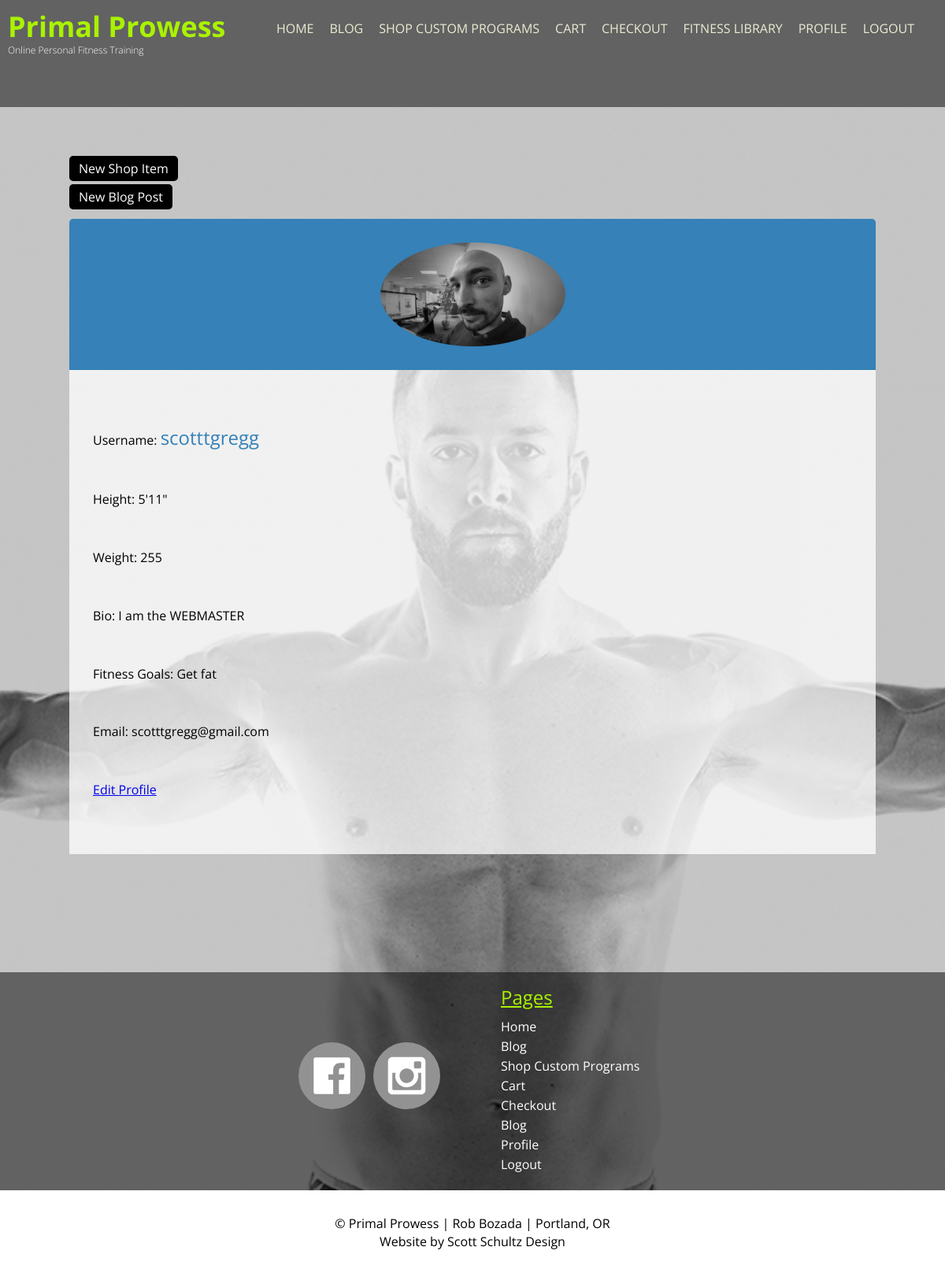
/accounts/profile/ (signed in), run on an earlier commit of the app's database.
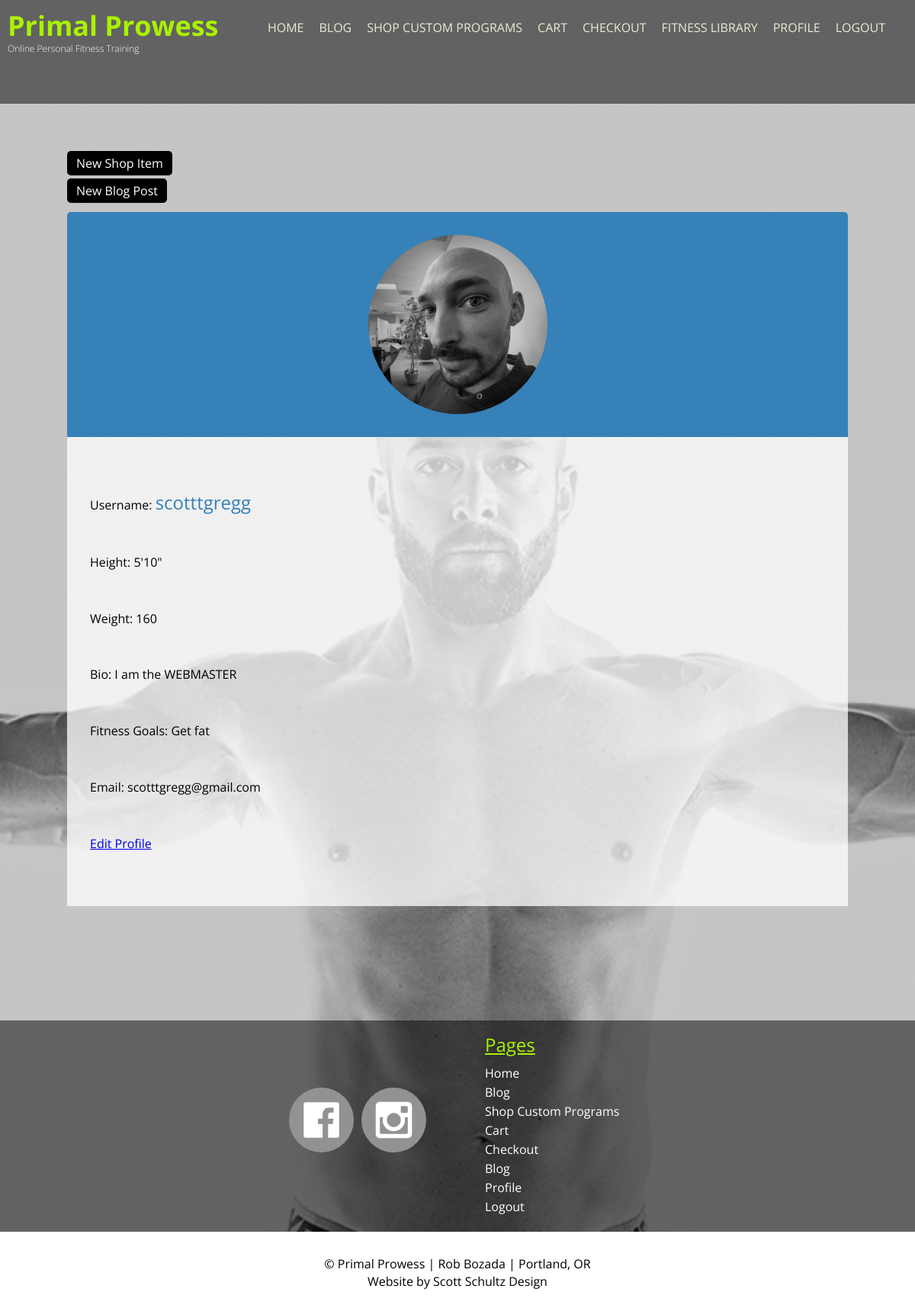
And on a later commit of the database.
### accounts/models.py (models this page shows, shortened)
class User(AbstractUser):
    first_name = models.CharField(max_length=30)
    last_name = models.CharField(max_length=30)
    bio = models.TextField()
    email = models.CharField(max_length=30)
    height = models.CharField(max_length=30, blank=True)
    weight = models.CharField(max_length=30, blank=True)
    goals = models.CharField(max_length=500, blank=True)
    profile_img = models.ImageField(upload_to=profile_img_uh, blank=True, null=True)

### accounts/views.py (the view)
# urls.py: path('profile/', views.profile, name='profile'),
def profile(request):
    return render(request, "accounts/profile.html")

### accounts/templatetags/accounts_tags.py (called while the page is built)
@register.simple_tag
def profile_image_or_default(user):
    if user.profile_img:
        print(user.profile_img.url)
        return mark_safe('<img class="profile_pic" src="{}" alt="{}">'.format(user.profile_img.url, user.username))
    return mark_safe('<img class="default_profile profile_pic" src={} alt="Placeholder Image">'.format('/static/accounts/img/profile_default.png'))

### accounts/templates/accounts/profile.html
{% extends 'base.html' %}
{% load accounts_tags %}
{% block content %}
    <main class="profile_page">
        {% if user.is_authenticated %}
            <ul>
            <li class="admin-button"><a href="{% url 'store_create' %}">New Shop Item</a></li>
            <li class="admin-button"><a href="{% url 'blog_create' %}?next=/">New Blog Post</a></li>
            </ul>
        {% endif %}
        <section class="profile_pic">
            {% profile_image_or_default user %}
        </section>
        <div class="profile_page">
            <p class="profile">Username: <span>{{ user.username }}</span></p>
            <p class="profile">Height: {{ user.height }}</p>
            <p class="profile">Weight: {{ user.weight }}</p>
            <p class="profile">Bio: {{ user.bio }}</p>
            <p class="profile">Fitness Goals: {{ user.goals }}</p>
            <p class="profile">Email: {{ user.email }}</p>
            <p class="profile"><a class="edit_profile" href="{% url 'profile_edit' %}">Edit Profile</a></p>
        </div>
    </main>
{% endblock %}

What changed in the data, as far as the page shows it:
changed User "scotttgregg": profile_img+username: a different picture; height "5'11\"" → "5'10\""; weight "255" → "160"
